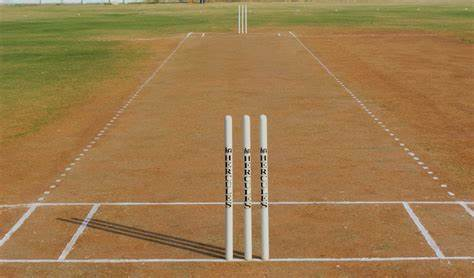
#> input picture Images_test_set/th (1).jpg, 474 x 278 px; its folder holds only this picture in this run
$ python Run.py
#> lines starting #> are read from the running program, lines starting #| are printed output that depends on the picture; after the words box and inside, x2 and y2 are one past the last pixel; in counts of white or black regions, pixels touching at a corner belong together
import cv2
import numpy as np
import matplotlib.pyplot as plt

from os import listdir
from os.path import isfile, join
from PIL import Image

## Setting Environment

onlyfiles = [f for f in listdir("Images_test_set")
             if isfile(join("Images_test_set", f))]

print(onlyfiles)

destination0 = 'Output_BW_test_set/'
destination1 = 'Border/'
destination2 = 'Mask/'
destination3 = 'Edge/'


### Loop for each image boundry detection

for i in onlyfiles:
   path = 'Images_test_set/'+i
   img = cv2.imread(path)
#> img is the input picture: shape (278, 474, 3); mean B, G, R 75.7, 122.2, 156
   print(img.shape)
#| (278, 474, 3)
   ### Croping to be done
   ## Slicing to crop the image
   ## Gray
   gray_image = cv2.cvtColor(img, cv2.COLOR_BGR2GRAY)
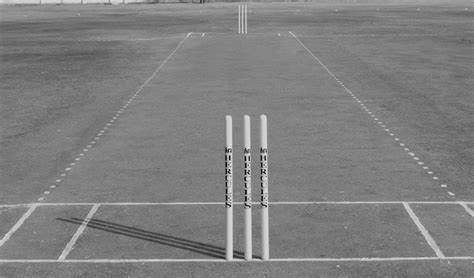
#> gray_image: shape (278, 474); min 1, max 248, mean 127
   ## Edge
   edges = cv2.Canny(gray_image, threshold1=150, threshold2=200)
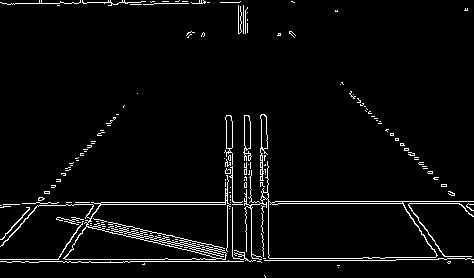
#> edges: shape (278, 474); 3.9% white in thin lines or dots
   cv2.imwrite(destination3+i, edges)
   ##B&W
   gray_image = cv2.GaussianBlur(gray_image, (5,5), 1)
   blur = cv2.GaussianBlur(gray_image, (0,0), sigmaX=33, sigmaY=33)
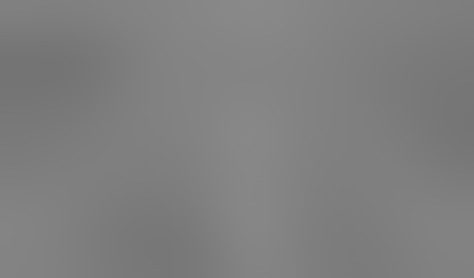
#> blur: shape (278, 474); min 116, max 137, mean 127
   divide = cv2.divide(gray_image, blur, scale=255)
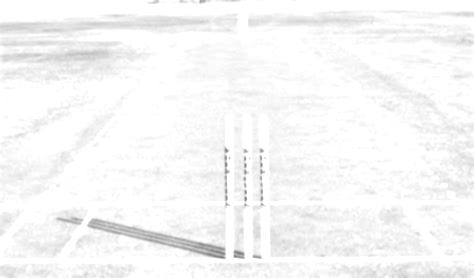
#> divide: shape (278, 474); min 127, max 255, mean 247.2
   thresh = cv2.threshold(divide, 0, 255, cv2.THRESH_BINARY+cv2.THRESH_OTSU)[1]
#> thresh: shape (278, 474); 87.9% white; 314 black regions (239 under 20 px), largest, box (x1, y1, x2, y2) and area: (0, 38, 125, 74) 2320, (0, 16, 211, 37) 2096, (87, 218, 226, 259) 1791
   kernel = cv2.getStructuringElement(cv2.MORPH_RECT, (3, 3))
   morph = cv2.morphologyEx(thresh, cv2.MORPH_CLOSE, kernel)
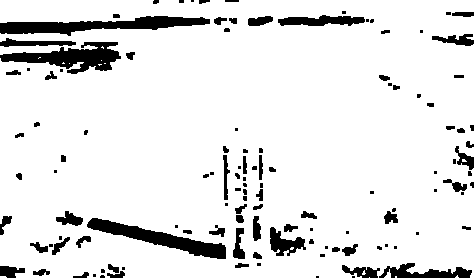
#> morph: shape (278, 474); 89.9% white; 122 black regions (51 under 20 px), largest, box (x1, y1, x2, y2) and area: (0, 16, 210, 36) 2070, (0, 42, 121, 74) 1848, (87, 218, 226, 259) 1774

   cv2.imshow('Gray_scale', gray_image)
   (thresh, binary) = cv2.threshold(gray_image, 150, 225, cv2.THRESH_BINARY)
#> binary: shape (278, 474); values 0 (black) and 225 (white), 6.2% white; 59 white regions (44 under 20 px), largest, box (x1, y1, x2, y2) and area: (262, 152, 474, 261) 2116, (137, 0, 474, 33) 1502, (0, 152, 244, 263) 1477
   cv2.fastNlMeansDenoising(binary,None,10,7,21)
   cv2.imwrite(destination0+i, binary)

   ## Mask
   mask = cv2.imread(destination0+i, 0)
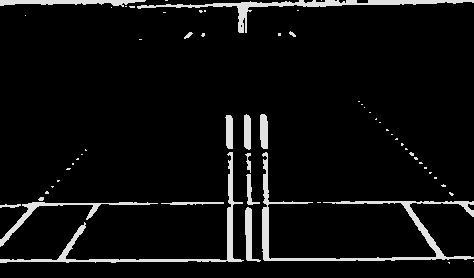
#> mask: shape (278, 474); min 0, max 234, mean 14
   mask = cv2.threshold(mask, 0, 255, cv2.THRESH_BINARY + cv2.THRESH_OTSU)[1]
   img[mask == 255] = (255, 255, 255)##change mask
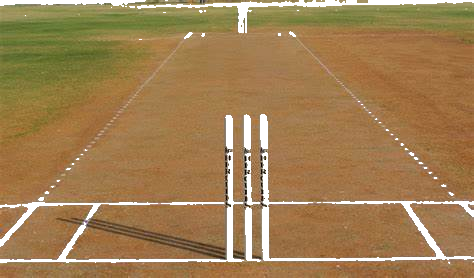
#> img: shape (278, 474, 3); 6.18% of pixels changed, all inside (x1, y1, x2, y2) = (0, 0, 474, 264)
   cv2.imwrite(destination2+i, img)

   number_of_white_pix = np.sum(edges == 255)
#> number_of_white_pix = 5118
   number_of_black_pix = np.sum(edges == 0)
#> number_of_black_pix = 126654

   print('Number of white pixels:', number_of_white_pix)
#| Number of white pixels: 5118
   print('Number of black pixels:', number_of_black_pix)
#| Number of black pixels: 126654
   cv2.imshow('mask', mask)

   ## wait
   cv2.waitKey(1000)

$ run again, on Images_test_set/th (5).jpg
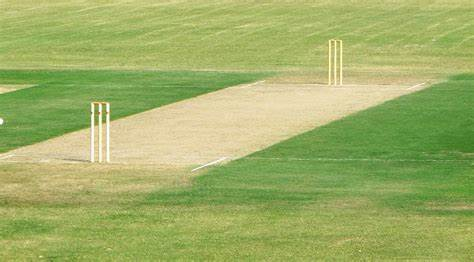
#> input picture Images_test_set/th (5).jpg, 474 x 262 px
#> img is the input picture: shape (262, 474, 3); mean B, G, R 102.8, 176, 160
#| (262, 474, 3)
#> `edges = cv2.Canny(gray_image, threshold1=150, threshold2=200)`:
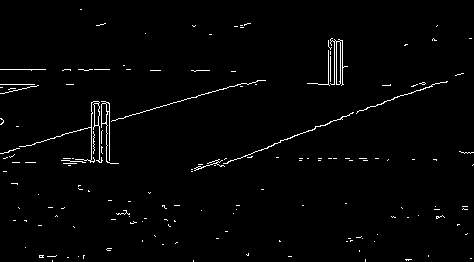
#> edges: shape (262, 474); 1.7% white in thin lines or dots
#> thresh: shape (262, 474); 77.6% white; 208 black regions (170 under 20 px), largest, box (x1, y1, x2, y2) and area: (107, 84, 474, 213) 13811, (0, 70, 282, 121) 6798, (0, 104, 91, 153) 2454
#> morph: shape (262, 474); 79.1% white; 73 black regions (31 under 20 px), largest, box (x1, y1, x2, y2) and area: (108, 95, 474, 211) 11180, (0, 70, 277, 121) 6695, (0, 104, 91, 153) 2403
#> binary: shape (262, 474); values 0 (black) and 225 (white), 65.6% white; 172 black regions (138 under 20 px), largest, box (x1, y1, x2, y2) and area: (107, 74, 474, 227) 25398, (0, 69, 262, 153) 10046, (349, 234, 436, 262) 1068
#> `img[mask == 255] = (255, 255, 255)##change mask`:
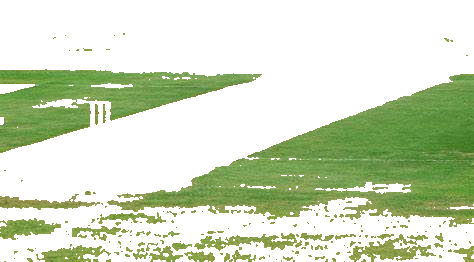
#> img: shape (262, 474, 3); mean B, G, R 192.6, 220, 207.5
#> number_of_white_pix = 2142
#> number_of_black_pix = 122046
#| Number of white pixels: 2142
#| Number of black pixels: 122046

$ run again, on Images_test_set/th (6).jpg
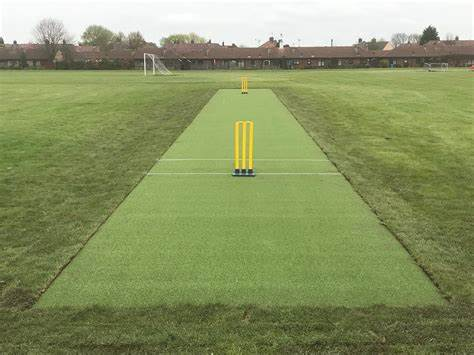
#> input picture Images_test_set/th (6).jpg, 474 x 355 px
#> img is the input picture: shape (355, 474, 3); mean B, G, R 99, 148.2, 137.2
#| (355, 474, 3)
#> `edges = cv2.Canny(gray_image, threshold1=150, threshold2=200)`:
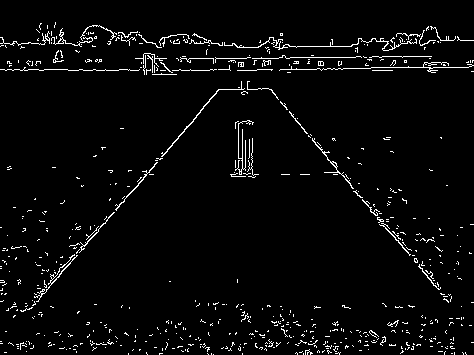
#> edges: shape (355, 474); 3.4% white in thin lines or dots
#> thresh: shape (355, 474); 89.3% white; 272 black regions (219 under 20 px), largest, box (x1, y1, x2, y2) and area: (0, 27, 474, 71) 12626, (168, 303, 230, 324) 555, (70, 342, 144, 355) 416
#> morph: shape (355, 474); 90.5% white; 84 black regions (47 under 20 px), largest, box (x1, y1, x2, y2) and area: (0, 27, 474, 71) 12565, (184, 303, 226, 322) 394, (99, 343, 143, 355) 282
#> binary: shape (355, 474); values 0 (black) and 225 (white), 30% white; 87 white regions (71 under 20 px), largest, box (x1, y1, x2, y2) and area: (0, 67, 474, 232) 29375, (0, 0, 474, 50) 20090, (241, 208, 275, 217) 105
#> `img[mask == 255] = (255, 255, 255)##change mask`:
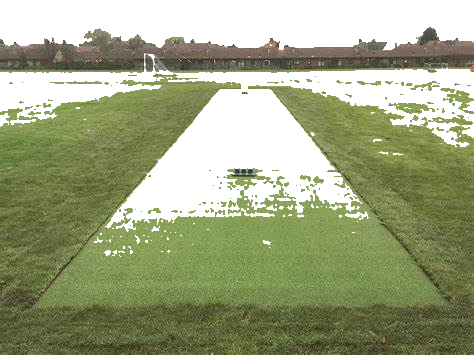
#> img: shape (355, 474, 3); mean B, G, R 128.6, 164.6, 156.9
#> number_of_white_pix = 5771
#> number_of_black_pix = 162499
#| Number of white pixels: 5771
#| Number of black pixels: 162499

$ run again, on Images_test_set/th (7).jpg
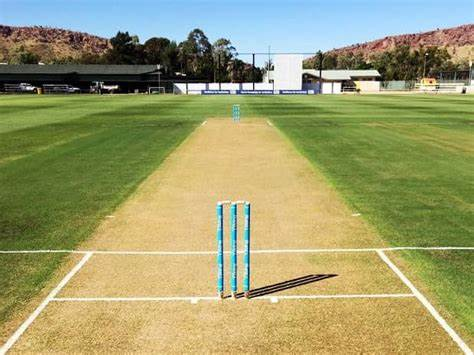
#> input picture Images_test_set/th (7).jpg, 474 x 355 px
#> img is the input picture: shape (355, 474, 3); mean B, G, R 109.5, 157.1, 157
#| (355, 474, 3)
#> edges: shape (355, 474); 8.3% white in thin lines or dots
#> thresh: shape (355, 474); 91.8% white; 80 black regions (55 under 20 px), largest, box (x1, y1, x2, y2) and area: (0, 29, 274, 94) 7834, (302, 40, 471, 93) 3698, (247, 266, 336, 298) 680
#> morph: shape (355, 474); 92.4% white; 33 black regions (15 under 20 px), largest, box (x1, y1, x2, y2) and area: (0, 33, 270, 94) 7634, (303, 41, 470, 82) 3106, (247, 274, 335, 298) 644
#> binary: shape (355, 474); values 0 (black) and 225 (white), 56.1% white; 94 black regions (76 under 20 px), largest, box (x1, y1, x2, y2) and area: (0, 24, 474, 329) 61531, (279, 25, 474, 96) 6657, (401, 249, 474, 338) 2996
#> `img[mask == 255] = (255, 255, 255)##change mask`:
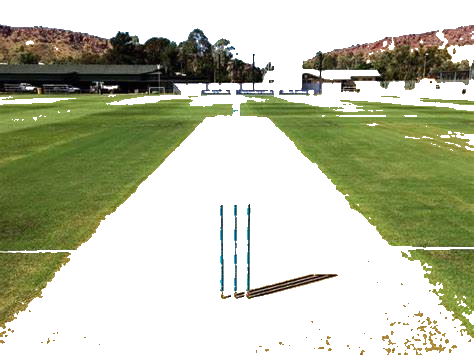
#> img: shape (355, 474, 3); mean B, G, R 168, 191.9, 187.7
#> number_of_white_pix = 13960
#> number_of_black_pix = 154310
#| Number of white pixels: 13960
#| Number of black pixels: 154310
